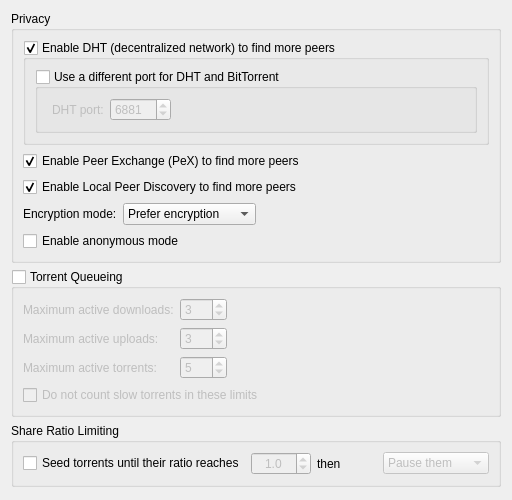
          <widget class="QWidget" name="scrollAreaWidgetContents_4">
           <property name="geometry">
            <rect>
             <x>0</x>
             <y>0</y>
             <width>512</width>
             <height>500</height>
            </rect>
           </property>
           <layout class="QVBoxLayout" name="verticalLayout_7">
            <item>
             <widget class="QGroupBox" name="AddBTFeaturesBox">
              <property name="title">
               <string>Privacy</string>
              </property>
              <layout class="QVBoxLayout" name="verticalLayout_14">
               <item>
                <widget class="QGroupBox" name="checkDHT">
                 <property name="title">
                  <string>Enable DHT (decentralized network) to find more peers</string>
                 </property>
                 <property name="checkable">
                  <bool>true</bool>
                 </property>
                 <layout class="QVBoxLayout" name="verticalLayout_18">
                  <item>
                   <widget class="QGroupBox" name="checkDifferentDHTPort">
                    <property name="title">
                     <string>Use a different port for DHT and BitTorrent</string>
                    </property>
                    <property name="checkable">
                     <bool>true</bool>
                    </property>
                    <property name="checked">
                     <bool>false</bool>
                    </property>
                    <layout class="QVBoxLayout" name="verticalLayout_17">
                     <property name="bottomMargin">
                      <number>9</number>
                     </property>
                     <item>
                      <layout class="QHBoxLayout" name="horizontalLayout_8">
                       <property name="leftMargin">
                        <number>5</number>
                       </property>
                       <item>
                        <widget class="QLabel" name="dh_port_lbl">
                         <property name="text">
                          <string>DHT port:</string>
                         </property>
                        </widget>
                       </item>
                       <item>
                        <widget class="QSpinBox" name="spinDHTPort">
                         <property name="minimum">
                          <number>1</number>
                         </property>
                         <property name="maximum">
                          <number>65525</number>
                         </property>
                         <property name="value">
                          <number>6881</number>
                         </property>
                        </widget>
                       </item>
                       <item>
                        <spacer name="horizontalSpacer_5">
                         <property name="orientation">
                          <enum>Qt::Horizontal</enum>
                         </property>
                         <property name="sizeHint" stdset="0">
                          <size>
                           <width>40</width>
                           <height>20</height>
                          </size>
                         </property>
                        </spacer>
                       </item>
                      </layout>
                     </item>
                    </layout>
                   </widget>
                  </item>
                 </layout>
                </widget>
               </item>
               <item>
                <widget class="QCheckBox" name="checkPeX">
                 <property name="toolTip">
                  <string>Exchange peers with compatible Bittorrent clients (µTorrent, Vuze, ...)</string>
                 </property>
                 <property name="text">
                  <string>Enable Peer Exchange (PeX) to find more peers</string>
                 </property>
                 <property name="checked">
                  <bool>true</bool>
                 </property>
                </widget>
               </item>
               <item>
                <widget class="QCheckBox" name="checkLSD">
                 <property name="toolTip">
                  <string>Look for peers on your local network</string>
                 </property>
                 <property name="text">
                  <string>Enable Local Peer Discovery to find more peers</string>
                 </property>
                 <property name="checked">
                  <bool>true</bool>
                 </property>
                </widget>
               </item>
               <item>
                <layout class="QHBoxLayout">
                 <item>
                  <widget class="QLabel" name="lbl_encryption">
                   <property name="text">
                    <string>Encryption mode:</string>
                   </property>
                  </widget>
                 </item>
                 <item>
                  <widget class="QComboBox" name="comboEncryption">
                   <item>
                    <property name="text">
                     <string>Prefer encryption</string>
                    </property>
                   </item>
                   <item>
                    <property name="text">
                     <string>Require encryption</string>
                    </property>
                   </item>
                   <item>
                    <property name="text">
                     <string>Disable encryption</string>
                    </property>
                   </item>
                  </widget>
                 </item>
                 <item>
                  <spacer>
                   <property name="orientation">
                    <enum>Qt::Horizontal</enum>
                   </property>
                   <property name="sizeHint" stdset="0">
                    <size>
                     <width>40</width>
                     <height>20</height>
                    </size>
                   </property>
                  </spacer>
                 </item>
                </layout>
               </item>
               <item>
                <layout class="QHBoxLayout" name="horizontalLayout_6">
                 <item>
                  <widget class="QCheckBox" name="checkAnonymousMode">
                   <property name="text">
                    <string>Enable anonymous mode</string>
                   </property>
                  </widget>
                 </item>
                 <item>
                  <spacer name="horizontalSpacer_14">
                   <property name="orientation">
                    <enum>Qt::Horizontal</enum>
                   </property>
                   <property name="sizeHint" stdset="0">
                    <size>
                     <width>40</width>
                     <height>20</height>
                    </size>
                   </property>
                  </spacer>
                 </item>
                </layout>
               </item>
              </layout>
             </widget>
            </item>
            <item>
             <widget class="QGroupBox" name="checkEnableQueueing">
              <property name="title">
               <string>Torrent Queueing</string>
              </property>
              <property name="checkable">
               <bool>true</bool>
              </property>
              <property name="checked">
               <bool>false</bool>
              </property>
              <layout class="QGridLayout" name="gridLayout_2">
               <property name="bottomMargin">
                <number>9</number>
               </property>
               <item row="0" column="0">
                <widget class="QLabel" name="label_max_active_dl">
                 <property name="text">
                  <string>Maximum active downloads:</string>
                 </property>
                </widget>
               </item>
               <item row="0" column="1">
                <widget class="QSpinBox" name="spinMaxActiveDownloads">
                 <property name="minimum">
                  <number>-1</number>
                 </property>
                 <property name="maximum">
                  <number>999</number>
                 </property>
                 <property name="value">
                  <number>3</number>
                 </property>
                </widget>
               </item>
               <item row="1" column="0">
                <widget class="QLabel" name="label_max_active_up">
                 <property name="text">
                  <string>Maximum active uploads:</string>
                 </property>
                </widget>
               </item>
               <item row="1" column="1">
                <widget class="QSpinBox" name="spinMaxActiveUploads">
                 <property name="minimum">
                  <number>-1</number>
                 </property>
                 <property name="maximum">
                  <number>999</number>
                 </property>
                 <property name="value">
                  <number>3</number>
                 </property>
                </widget>
               </item>
               <item row="2" column="0">
                <widget class="QLabel" name="maxActiveTorrents_lbl">
                 <property name="text">
                  <string>Maximum active torrents:</string>
                 </property>
                </widget>
               </item>
               <item row="2" column="1">
                <widget class="QSpinBox" name="spinMaxActiveTorrents">
                 <property name="minimum">
                  <number>-1</number>
                 </property>
                 <property name="maximum">
                  <number>999</number>
                 </property>
                 <property name="value">
                  <number>5</number>
                 </property>
                </widget>
               </item>
               <item row="1" column="2">
                <spacer name="horizontalSpacer_2">
                 <property name="orientation">
                  <enum>Qt::Horizontal</enum>
                 </property>
                 <property name="sizeHint" stdset="0">
                  <size>
                   <width>40</width>
                   <height>20</height>
                  </size>
                 </property>
                </spacer>
               </item>
               <item row="0" column="2">
                <spacer name="horizontalSpacer_7">
                 <property name="orientation">
                  <enum>Qt::Horizontal</enum>
                 </property>
                 <property name="sizeHint" stdset="0">
                  <size>
                   <width>40</width>
                   <height>20</height>
                  </size>
                 </property>
                </spacer>
               </item>
               <item row="2" column="2">
                <spacer name="horizontalSpacer_11">
                 <property name="orientation">
                  <enum>Qt::Horizontal</enum>
                 </property>
                 <property name="sizeHint" stdset="0">
                  <size>
                   <width>40</width>
                   <height>20</height>
                  </size>
                 </property>
                </spacer>
               </item>
               <item row="3" column="0" colspan="3">
                <widget class="QCheckBox" name="checkIgnoreSlowTorrentsForQueueing">
                 <property name="text">
                  <string>Do not count slow torrents in these limits</string>
                 </property>
                </widget>
               </item>
              </layout>
             </widget>
            </item>
            <item>
             <widget class="QGroupBox" name="ratioBox">
              <property name="title">
               <string>Share Ratio Limiting</string>
              </property>
              <layout class="QVBoxLayout">
               <property name="bottomMargin">
                <number>9</number>
               </property>
               <item>
                <layout class="QHBoxLayout">
                 <item>
                  <widget class="QCheckBox" name="checkMaxRatio">
                   <property name="text">
                    <string>Seed torrents until their ratio reaches</string>
                   </property>
                  </widget>
                 </item>
                 <item>
                  <widget class="QDoubleSpinBox" name="spinMaxRatio">
                   <property name="enabled">
                    <bool>false</bool>
                   </property>
                   <property name="alignment">
                    <set>Qt::AlignHCenter</set>
                   </property>
                   <property name="decimals">
                    <number>1</number>
                   </property>
                   <property name="minimum">
                    <double>0.000000000000000</double>
                   </property>
                   <property name="maximum">
                    <double>20.000000000000000</double>
                   </property>
                   <property name="singleStep">
                    <double>0.050000000000000</double>
                   </property>
                   <property name="value">
                    <double>1.000000000000000</double>
                   </property>
                  </widget>
                 </item>
                 <item>
                  <widget class="QLabel" name="label">
                   <property name="text">
                    <string>then</string>
                   </property>
                  </widget>
                 </item>
                 <item>
                  <widget class="QComboBox" name="comboRatioLimitAct">
                   <property name="enabled">
                    <bool>false</bool>
                   </property>
                   <item>
                    <property name="text">
                     <string>Pause them</string>
                    </property>
                   </item>
                   <item>
                    <property name="text">
                     <string>Remove them</string>
                    </property>
                   </item>
                  </widget>
                 </item>
                </layout>
               </item>
              </layout>
             </widget>
            </item>
            <item>
             <spacer name="verticalSpacer_8">
              <property name="orientation">
               <enum>Qt::Vertical</enum>
              </property>
              <property name="sizeHint" stdset="0">
               <size>
                <width>20</width>
                <height>40</height>
               </size>
              </property>
             </spacer>
            </item>
           </layout>
          </widget>
